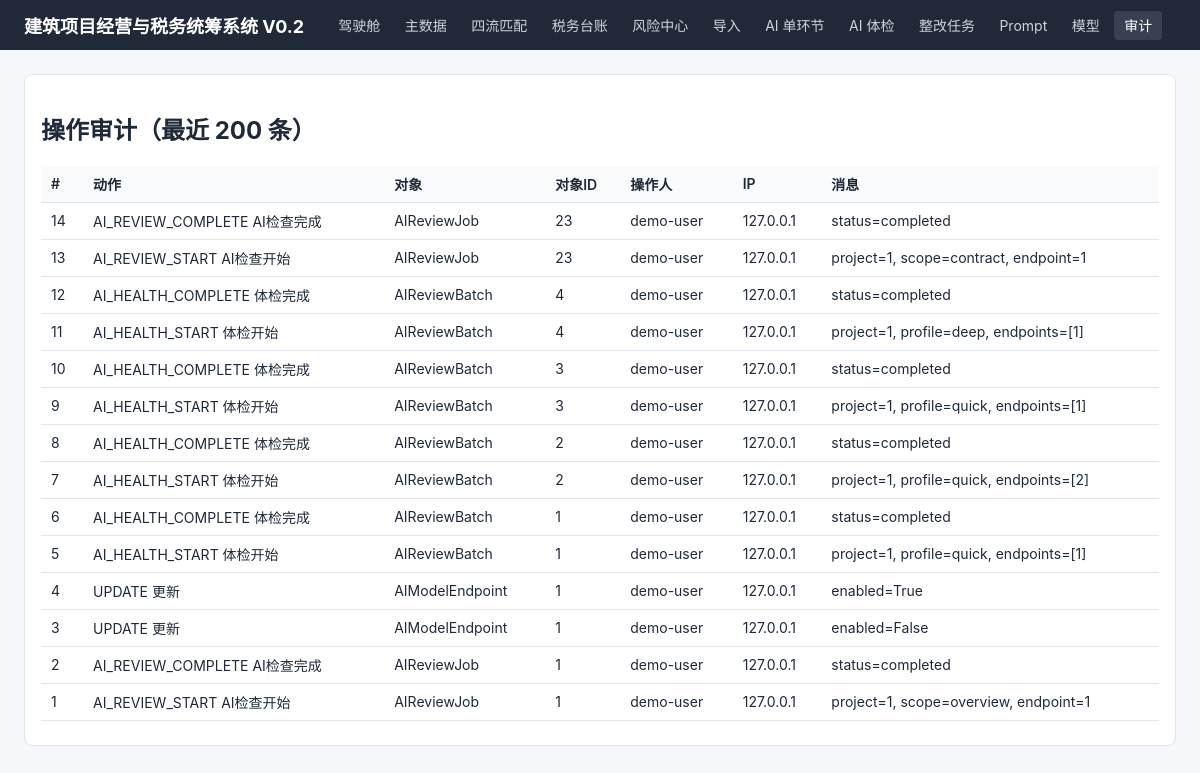
Screenshot of /audit with the database file from the repository.
### app/models.py (models this page shows)
class AuditLog(Base):
    __tablename__ = "audit_logs"
    id: Mapped[int] = mapped_column(primary_key=True)
    action: Mapped[str] = mapped_column(String(30), index=True)
    object_type: Mapped[str] = mapped_column(String(30), index=True)
    object_id: Mapped[str] = mapped_column(String(50), default="")
    message: Mapped[str] = mapped_column(Text, default="")
    actor: Mapped[str] = mapped_column(String(80), default="anonymous", index=True)
    ip: Mapped[str] = mapped_column(String(45), default="")

### app/routers/cockpit.py (the view)
@router.get("/audit", response_class=HTMLResponse)
def audits(request: Request) -> HTMLResponse:
    db = SessionLocal()
    rows = db.execute(
        select(AuditLog).order_by(AuditLog.id.desc()).limit(200)
    ).scalars().all()
    db.close()
    return templates.TemplateResponse(
        request,
        "audit.html",
        {"request": request, "rows": rows},
    )

### app/templates/audit.html
{% extends "base.html" %}
{% block content %}
<div class="card">
<h2>操作审计（最近 200 条）</h2>
<table>
<thead><tr><th>#</th><th>动作</th><th>对象</th><th>对象ID</th><th>操作人</th><th>IP</th><th>消息</th></tr></thead>
<tbody>
{% for r in rows %}
<tr>
<td>{{ r.id }}</td><td>{{ r.action }}{% if r.action == 'CREATE' %} 创建{% elif r.action == 'UPDATE' %} 更新{% elif r.action == 'IMPORT' %} 导入{% elif r.action == 'AI_REVIEW_START' %} AI检查开始{% elif r.action == 'AI_REVIEW_COMPLETE' %} AI检查完成{% elif r.action == 'AI_REVIEW_FAILED' %} AI检查失败{% elif r.action == 'AI_HEALTH_START' %} 体检开始{% elif r.action == 'AI_HEALTH_COMPLETE' %} 体检完成{% elif r.action == 'AI_HEALTH_FAILED' %} 体检失败{% elif r.action == 'AI_RECHECK' %} 复检{% elif r.action == 'AI_RECHECK_FAILED' %} 复检失败{% endif %}</td>
<td>{{ r.object_type }}</td><td>{{ r.object_id }}</td>
<td>{{ r.actor }}</td><td>{{ r.ip }}</td>
<td>{{ r.message }}</td>
</tr>
{% endfor %}
</tbody>
</table>
</div>
{% endblock %}

### app/templates/base.html (style rules this page uses)
:root { --bg:#f5f7fa;--card:#fff;--line:#e1e6ed;--text:#1f2937;--muted:#6b7280;--accent:#2563eb;--red:#dc2626;--yellow:#d97706;--green:#16a34a }
* { box-sizing:border-box }
body { font-family:-apple-system,BlinkMacSystemFont,"Segoe UI","PingFang SC",sans-serif;margin:0;background:var(--bg);color:var(--text) }
.card { background:var(--card);border:1px solid var(--line);border-radius:8px;padding:16px;margin-bottom:16px }
table { width:100%;border-collapse:collapse;margin:8px 0 }
th,td { text-align:left;padding:8px 10px;border-bottom:1px solid var(--line);font-size:14px }
th { background:#f9fafb;font-weight:600 }

### rows the page displays
AuditLog: id "14", action "AI_REVIEW_COMPLETE", shows "AI检查完成", object_type "AIReviewJob", object_id "23", actor "demo-user", ip "127.0.0.1", message "status=completed"
AuditLog: id "13", action "AI_REVIEW_START", shows "AI检查开始", object_type "AIReviewJob", object_id "23", actor "demo-user", ip "127.0.0.1", message "project=1, scope=contract, endpoint=1"
AuditLog: id "12", action "AI_HEALTH_COMPLETE", shows "体检完成", object_type "AIReviewBatch", object_id "4", actor "demo-user", ip "127.0.0.1", message "status=completed"
AuditLog: id "11", action "AI_HEALTH_START", shows "体检开始", object_type "AIReviewBatch", object_id "4", actor "demo-user", ip "127.0.0.1", message "project=1, profile=deep, endpoints=[1]"
AuditLog: id "10", action "AI_HEALTH_COMPLETE", shows "体检完成", object_type "AIReviewBatch", object_id "3", actor "demo-user", ip "127.0.0.1", message "status=completed"
AuditLog: id "9", action "AI_HEALTH_START", shows "体检开始", object_type "AIReviewBatch", object_id "3", actor "demo-user", ip "127.0.0.1", message "project=1, profile=quick, endpoints=[1]"
AuditLog: id "8", action "AI_HEALTH_COMPLETE", shows "体检完成", object_type "AIReviewBatch", object_id "2", actor "demo-user", ip "127.0.0.1", message "status=completed"
AuditLog: id "7", action "AI_HEALTH_START", shows "体检开始", object_type "AIReviewBatch", object_id "2", actor "demo-user", ip "127.0.0.1", message "project=1, profile=quick, endpoints=[2]"
AuditLog: id "6", action "AI_HEALTH_COMPLETE", shows "体检完成", object_type "AIReviewBatch", object_id "1", actor "demo-user", ip "127.0.0.1", message "status=completed"
AuditLog: id "5", action "AI_HEALTH_START", shows "体检开始", object_type "AIReviewBatch", object_id "1", actor "demo-user", ip "127.0.0.1", message "project=1, profile=quick, endpoints=[1]"
AuditLog: id "4", action "UPDATE", shows "更新", object_type "AIModelEndpoint", object_id "1", actor "demo-user", ip "127.0.0.1", message "enabled=True"
AuditLog: id "3", action "UPDATE", shows "更新", object_type "AIModelEndpoint", object_id "1", actor "demo-user", ip "127.0.0.1", message "enabled=False"
AuditLog: id "2", action "AI_REVIEW_COMPLETE", shows "AI检查完成", object_type "AIReviewJob", object_id "1", actor "demo-user", ip "127.0.0.1", message "status=completed"
AuditLog: id "1", action "AI_REVIEW_START", shows "AI检查开始", object_type "AIReviewJob", object_id "1", actor "demo-user", ip "127.0.0.1", message "project=1, scope=overview, endpoint=1"
